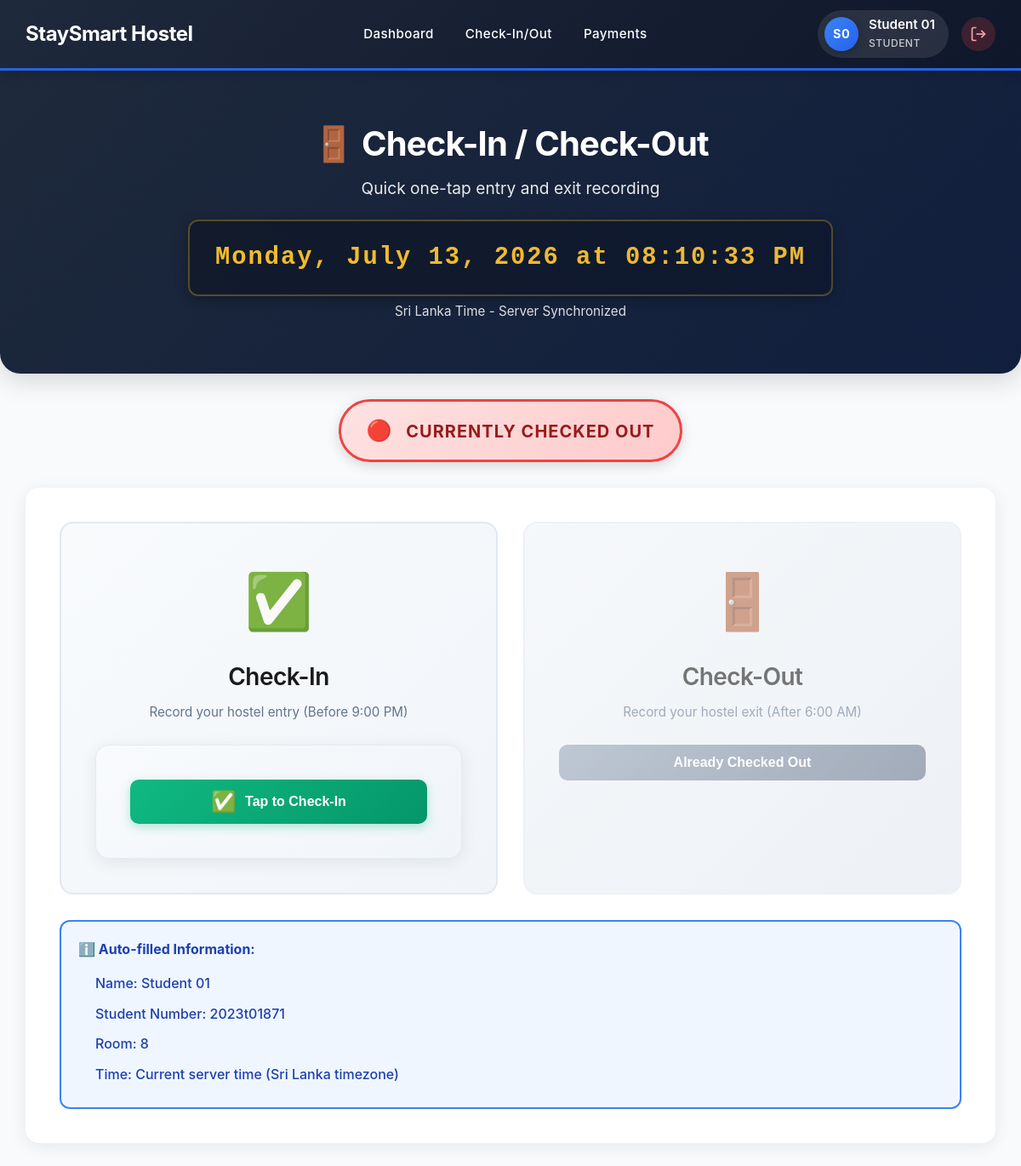
The app's page /student/checkins.php (signed in) with its own data.
### tables this page shows
CREATE TABLE `users` (
  `id` int(11) NOT NULL,
  `username` varchar(50) NOT NULL,
  `email` varchar(100) NOT NULL,
  `password` varchar(255) NOT NULL,
  `role` enum('admin','warden','student','security') NOT NULL,
  `full_name` varchar(100) NOT NULL,
  `home_address` text DEFAULT NULL,
  `phone_number` varchar(12) DEFAULT NULL,
  `student_number` varchar(10) DEFAULT NULL,
  `room_number` int(11) DEFAULT NULL,
  `created_at` timestamp NOT NULL DEFAULT current_timestamp(),
  `created_by` int(11) DEFAULT NULL
);

### student/checkins.php (the view, shortened to what this page needs)
<?php
include('../includes/db.php');
include('../includes/navbar.php');
$user_id = $_SESSION['user_id'];
$user_result = $conn->query("SELECT full_name, student_number, room_number FROM users WHERE id = $user_id");
$user_data = $user_result->fetch_assoc();
$student_name = $user_data['full_name'];
$student_number = $user_data['student_number'];
$room_number = $user_data['room_number'] ?? 0;
$status_result = $conn->query("SELECT current_status FROM user_checkin_status WHERE user_id = $user_id");
if($status_result && $status_result->num_rows > 0){
    $current_status = $status_result->fetch_assoc()['current_status'];
} else {
    $current_status = 'Checked-Out';
}
?>
<!DOCTYPE html>
<html lang="en">
<head>
  <link rel="stylesheet" href="../assets/style.css">
</head>
<body>
<div class="container">
  <div class="page-header">
    <h1>🚪 Check-In / Check-Out</h1>
    <p>Quick one-tap entry and exit recording</p>
    <div class="digital-clock" id="digitalClock">
    </div>
    <p style="font-size: 0.95rem; opacity: 0.85; margin-top: 5px;">
      Sri Lanka Time - Server Synchronized
    </p>
  </div>
  <div class="status-display">
    <div class="status-badge status-<?php echo strtolower(str_replace('-', '', $current_status)); ?>">
      <?php if($current_status === 'Checked-In'): ?>
        <span class="status-icon">🟢</span> Currently Checked In
      <?php else: ?>
        <span class="status-icon">🔴</span> Currently Checked Out
      <?php endif; ?>
    </div>
  </div>
  <div class="checkin-actions">
    <div class="action-cards">
      <div class="action-card-large <?php echo ($current_status === 'Checked-In') ? 'disabled' : ''; ?>">
        <div class="action-icon-large">✅</div>
        <h2>Check-In</h2>
        <p class="info-text">Record your hostel entry (Before 9:00 PM)</p>
        <?php if($current_status === 'Checked-In'): ?>
          <button class="btn btn-disabled btn-large" disabled>
            Already Checked In
          </button>
        <?php else: ?>
          <form method="post" style="margin: 0;">
            <button type="submit" name="checkin_submit" class="btn btn-primary btn-large">
              <span style="font-size: 1.5rem; margin-right: 10px;">✅</span>
              Tap to Check-In
            </button>
          </form>
        <?php endif; ?>
      </div>
      <div class="action-card-large <?php echo ($current_status === 'Checked-Out') ? 'disabled' : ''; ?>">
        <div class="action-icon-large">🚪</div>
        <h2>Check-Out</h2>
        <p class="info-text">Record your hostel exit (After 6:00 AM)</p>
        <?php if($current_status === 'Checked-Out'): ?>
          <button class="btn btn-disabled btn-large" disabled>
            Already Checked Out
          </button>
        <?php endif; ?>
      </div>
    </div>
    <div class="info-box-center">
      <strong>ℹ️ Auto-filled Information:</strong>
      <ul style="margin: 10px 0 0 0; padding-left: 20px;">
        <li>Name: <?php echo htmlspecialchars($student_name); ?></li>
        <li>Student Number: <?php echo htmlspecialchars($student_number ?? 'Not Set'); ?></li>
        <li>Room: <?php echo $room_number ? $room_number : 'Not Assigned'; ?></li>
        <li>Time: Current server time (Sri Lanka timezone)</li>
      </ul>
    </div>
  </div>
</div>
</body>
</html>

### assets/style.css (style rules this page uses)
* { margin: 0; padding: 0; box-sizing: border-box; }
body { font-family: "Inter", "Segoe UI", -apple-system, BlinkMacSystemFont, sans-serif; line-height: 1.6; color: #1e293b; background: linear-gradient(135deg, #f8fafc 0%, #e2e8f0 100%); min-height: 100vh; }
.container { max-width: 1400px; margin: 0 auto; padding: 30px; }
h1, h2, h3, h4, h5, h6 { margin-bottom: 1rem; font-weight: 600; line-height: 1.3; color: #0f172a; letter-spacing: -0.02em; }
h1 { font-size: 2.75rem; font-weight: 700; }
h2 { font-size: 2.25rem; font-weight: 600; }
p { margin-bottom: 1rem; line-height: 1.7; color: #475569; }
.page-header, .dashboard-header, .hero-section { text-align: center; padding: 60px 40px; background: linear-gradient(135deg, #1e293b 0%, #0f172a 100%); color: white; margin: -30px -30px 50px -30px; border-radius: 0 0 24px 24px; box-shadow: 0 8px 30px rgba(0, 0, 0, 0.15); position: relative; overflow: hidden; }
.page-header::before, .dashboard-header::before, .hero-section::before { content: ''; position: absolute; top: 0; left: 0; right: 0; bottom: 0; background: linear-gradient(135deg, transparent 0%, rgba(37, 99, 235, 0.1) 100%); pointer-events: none; }
.page-header h1, .page-header p, .dashboard-header h1, .dashboard-header p, .hero-section h1, .hero-section p { position: relative; z-index: 1; color: white; margin-bottom: 0.5rem; }
form, .payment-form, .complaint-form, .change-form, .checkin-form, .checkout-form { background: linear-gradient(135deg, #f8fafc 0%, #f1f5f9 100%); padding: 2.5rem; border-radius: 16px; box-shadow: 0 4px 20px rgba(0, 0, 0, 0.08); margin-bottom: 2rem; border: 1px solid rgba(226, 232, 240, 0.8); }
button, .btn { display: inline-block; padding: 0.875rem 1.75rem; background: linear-gradient(135deg, #2563eb 0%, #1d4ed8 100%); color: white; border: none; border-radius: 10px; cursor: pointer; font-size: 1rem; font-weight: 600; transition: all 0.3s ease; text-decoration: none; box-shadow: 0 4px 12px rgba(37, 99, 235, 0.3); text-align: center; }
.btn-primary { background: linear-gradient(135deg, #2563eb 0%, #1d4ed8 100%); box-shadow: 0 4px 12px rgba(37, 99, 235, 0.3); }
.room-badge, .status-badge, .activity-badge { padding: 0.375rem 0.875rem; border-radius: 20px; font-size: 0.8125rem; font-weight: 700; text-transform: uppercase; letter-spacing: 0.05em; }

### records on screen
users: full_name "Student 01", student_number "2023t01871", room_number "8"

### other values on screen
$initials "S0"
$full_name "Student 01"
$role "STUDENT"
